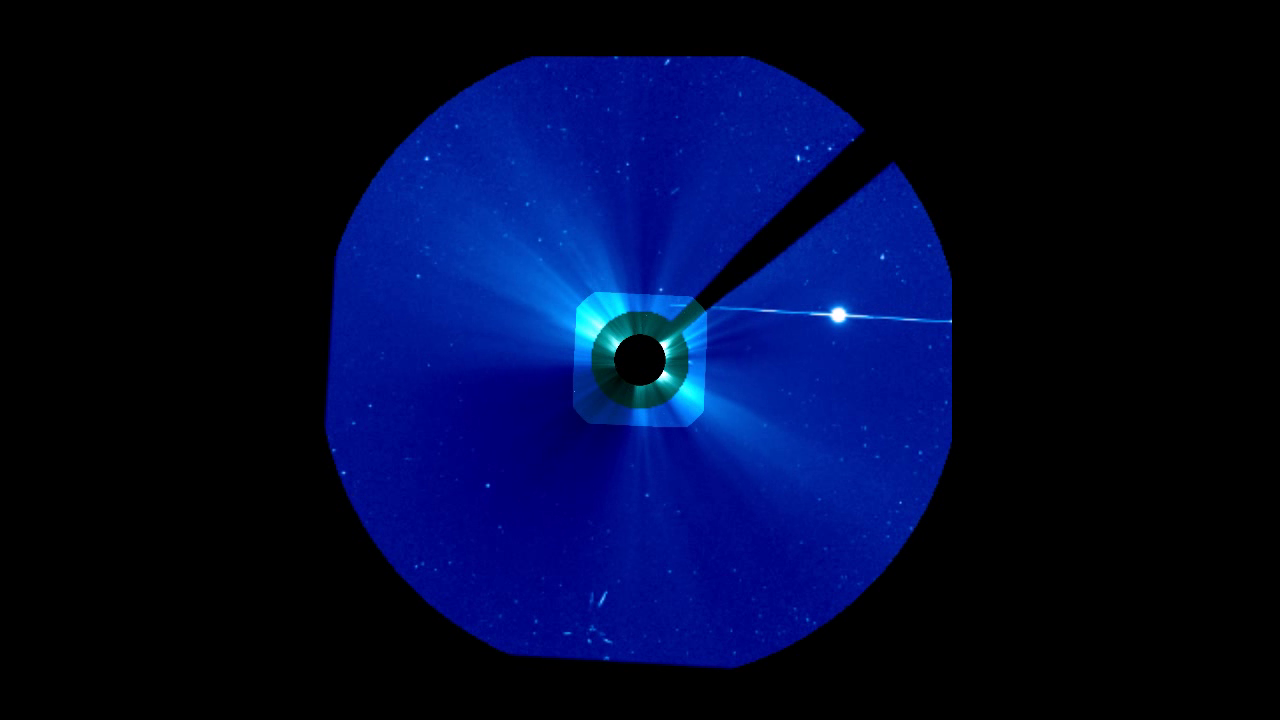
#> input picture frame 9 of testings/p.mp4, 1280 x 720 px, given in place of s.mpeg, which was not available
$ python diff.py
#> lines starting #> are read from the running program, lines starting #| are printed output that depends on the picture
import numpy as np
import cv2
import time

cap = cv2.VideoCapture('s.mpeg')

out = cv2.VideoWriter('diff.avi',-1,10.0,(512,512))

ret,frame1 = cap.read()
#> frame1 is the input picture: shape (720, 1280, 3); mean B, G, R 49.6, 9, 0.6
while (True and ret):
	ret,frame1 = cap.read()
	ret,frame2 = cap.read()

	gray1 = cv2.cvtColor(frame1,cv2.COLOR_BGR2GRAY)
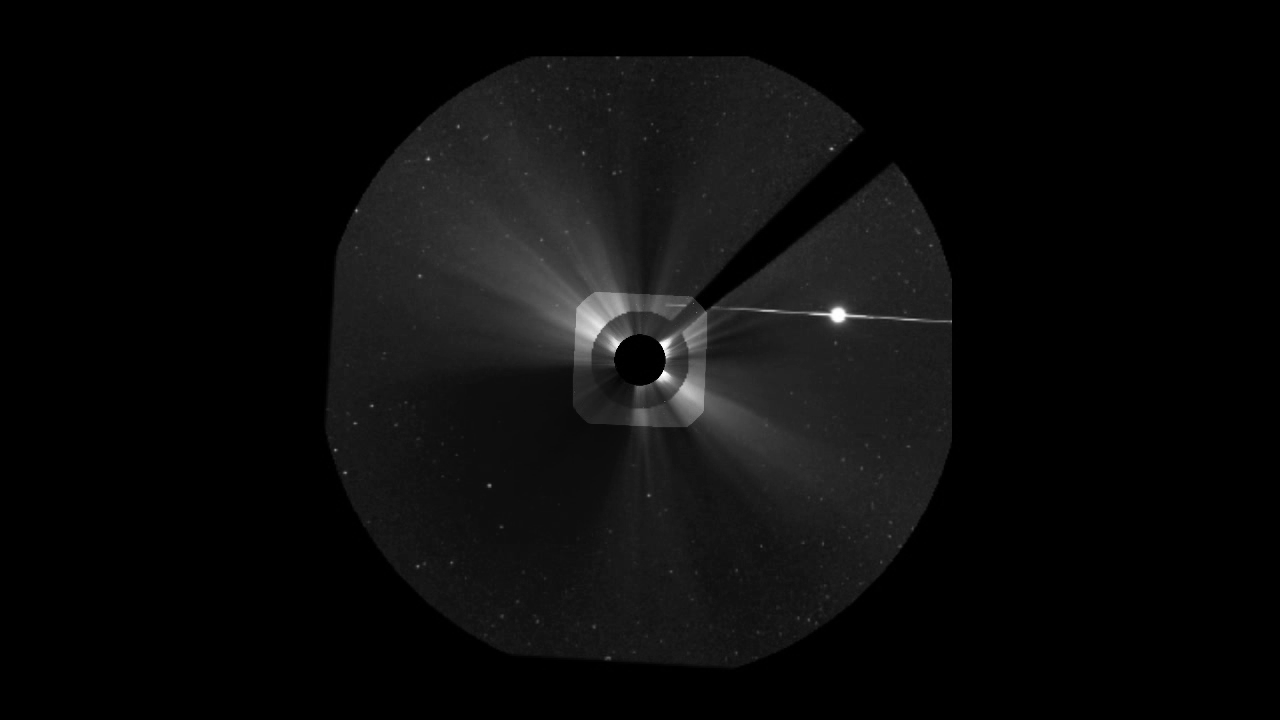
#> gray1: shape (720, 1280); min 0, max 255, mean 11.1
	gray2 = cv2.cvtColor(frame2,cv2.COLOR_BGR2GRAY)

	gray = cv2.cvtColor(frame2-frame1+20,cv2.COLOR_BGR2GRAY)
	cv2.imshow('frame',gray+40)
	time.sleep(0.2)
	out.write(gray+40)
	if cv2.waitKey(1) & 0xFF == ord('q'):
#> (key q is pressed here)
		break
cap.release()
cv2.destroyAllWindows()

$ run again, starting later in the video
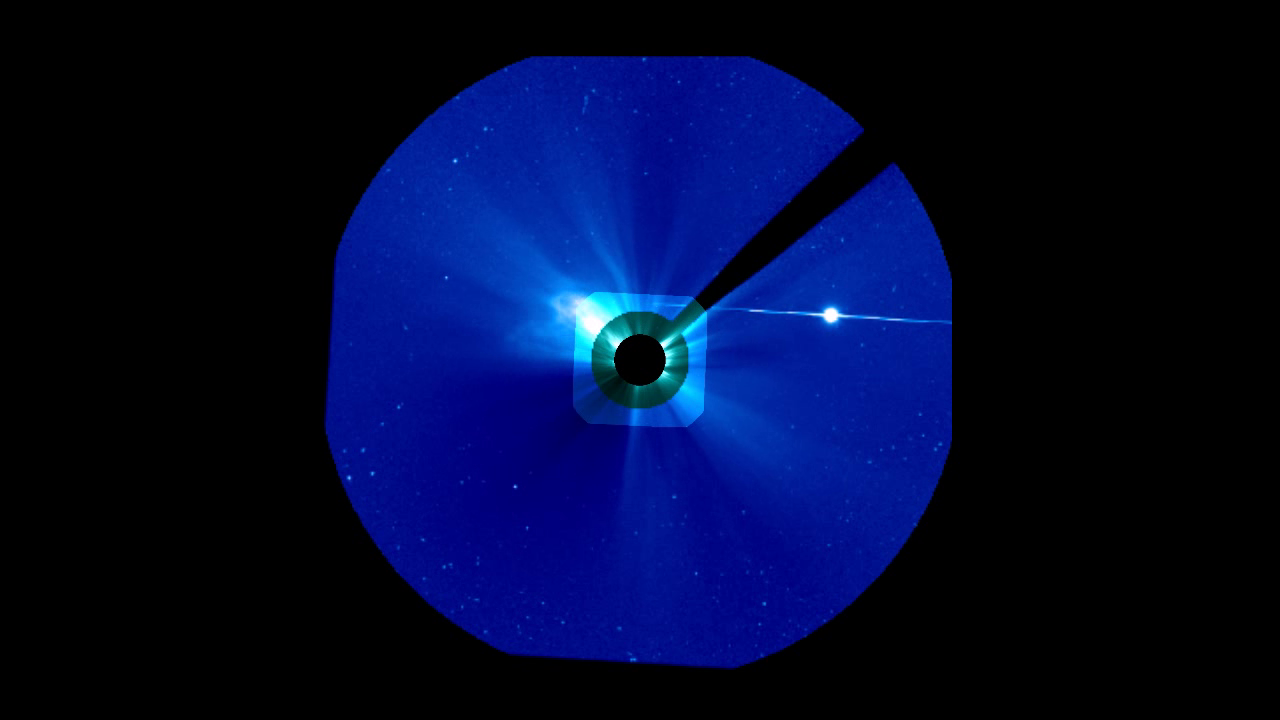
#> input picture frame 43 of testings/p.mp4, 1280 x 720 px, given in place of s.mpeg, which was not available
#> frame1 is the input picture: shape (720, 1280, 3); mean B, G, R 50, 9.5, 0.9
#> `gray1 = cv2.cvtColor(frame1,cv2.COLOR_BGR2GRAY)`:
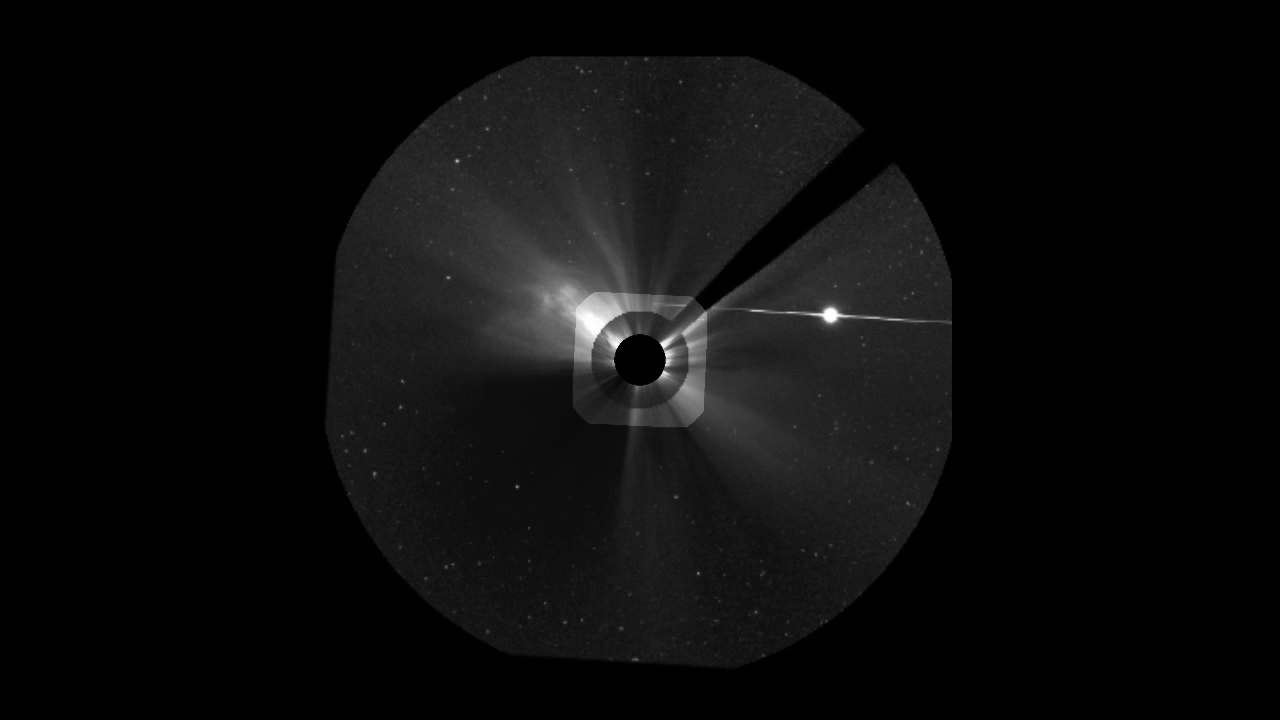
#> gray1: shape (720, 1280); min 0, max 255, mean 11.8

$ run again, starting later in the video
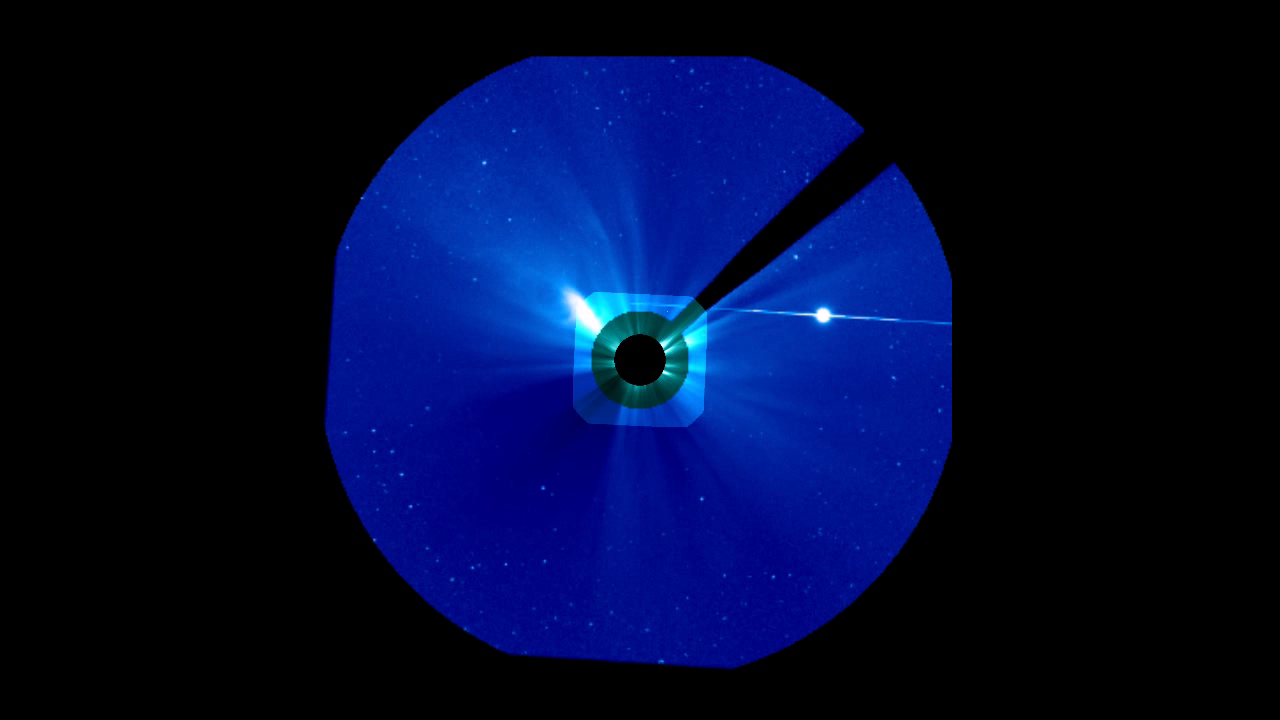
#> input picture frame 77 of testings/p.mp4, 1280 x 720 px, given in place of s.mpeg, which was not available
#> frame1 is the input picture: shape (720, 1280, 3); mean B, G, R 50.8, 10.3, 0.8
#> `gray1 = cv2.cvtColor(frame1,cv2.COLOR_BGR2GRAY)`:
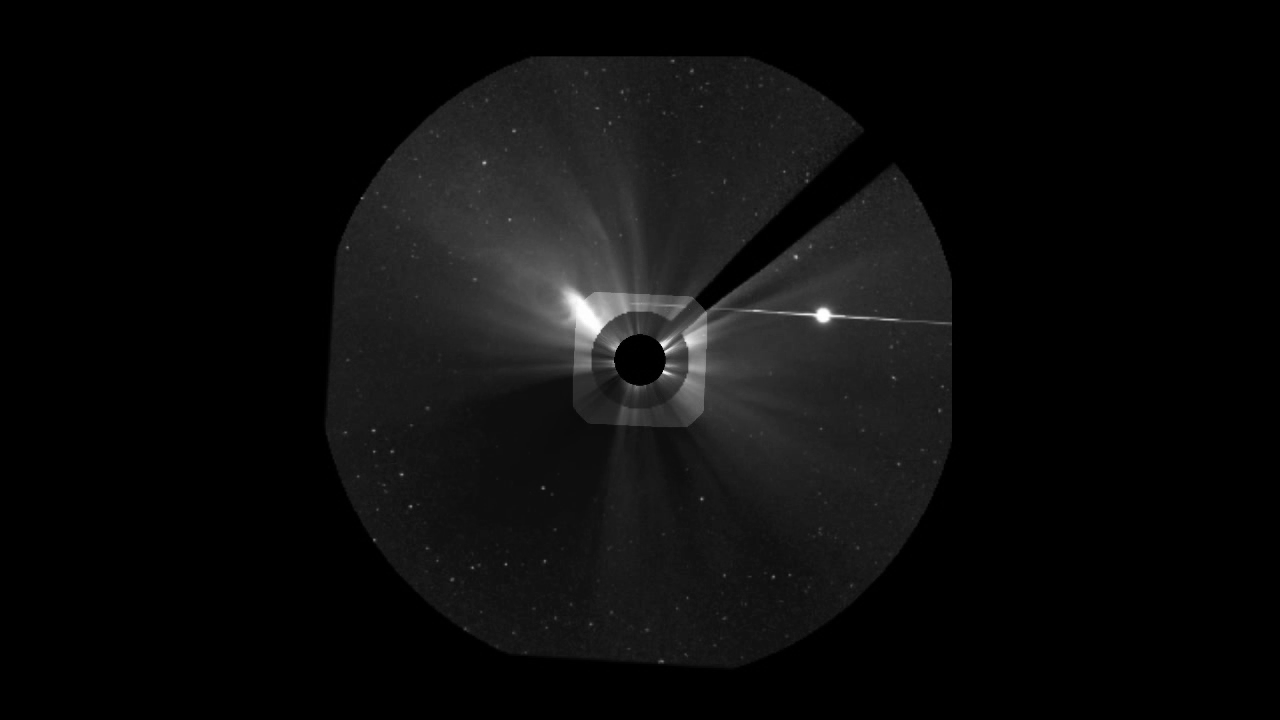
#> gray1: shape (720, 1280); min 0, max 255, mean 12.1
